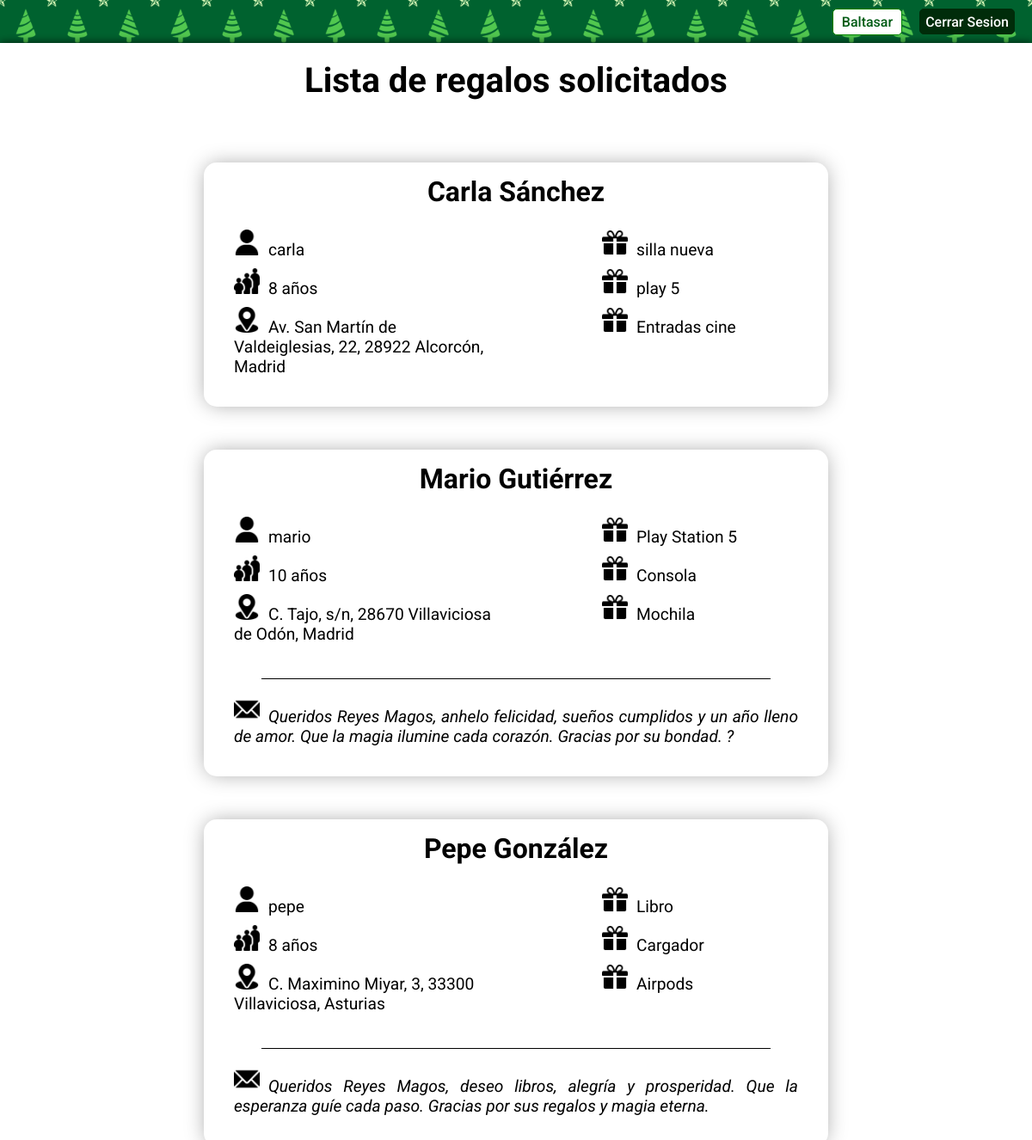
The app's page /dashboard.php (signed in) with its own data.
### tables this page shows
CREATE TABLE IF NOT EXISTS `data_users` (
  `nombre` varchar(32) NOT NULL,
  `apellidos` varchar(32) NOT NULL,
  `usuario` varchar(16) NOT NULL,
  `edad` int(11) DEFAULT NULL,
  `direccion` varchar(255) NOT NULL,
  `password` varchar(255) NOT NULL,
  `tipo` int(11) NOT NULL DEFAULT 1,
  `regalo1` char(128) DEFAULT NULL,
  `regalo2` char(128) DEFAULT NULL,
  `regalo3` char(128) DEFAULT NULL,
  `carta` char(255) DEFAULT NULL,
  PRIMARY KEY (`usuario`)
);

### dashboard.php (the view, shortened to what this page needs)
<?php
    if(isset($_SESSION["username"])) {
?>
<?php
    $servername = "localhost";
    $username = "root";
    $password = "";
    $dbname = "usuarios";
    $conn = new mysqli($servername, $username, $password, $dbname);
    $query_consultar_user = 'SELECT tipo, nombre, apellidos, regalo1, regalo2, regalo3, carta FROM data_users WHERE usuario = ? LIMIT 1;';
    $stmt = $conn->prepare($query_consultar_user);
    $stmt->bind_param('s', $_SESSION["username"]);
    $stmt->execute();
    $result_consultar_user = $stmt->get_result();
    if ($result_consultar_user && $result_consultar_user->num_rows > 0) {
        $row_consultar_user = $result_consultar_user->fetch_assoc();
        $tipo_usuario = $row_consultar_user['tipo'];
        $regalo1_existente = $row_consultar_user['regalo1'];
        if($tipo_usuario == 1){
            if($regalo1_existente === '' || $regalo1_existente === null) {
?>
<!DOCTYPE html>
<html lang="en">
<head>
    <meta charset="UTF-8">
    <meta name="viewport" content="width=device-width, initial-scale=1.0">
    <link rel="stylesheet" href="./styles/dashboard.css">
    <link rel="icon" type="image/x-icon" href="/images/favicon.png">
    <title>Carta a los reyes magos </title>
</head>
<body>
    <header>
        <p><?php echo $row_consultar_user['nombre'] . ' ' . $row_consultar_user['apellidos'];?></p>
        <form method="post" action="logout.php"><input type="submit" value="Cerrar Sesion" class="logout-button"></form>
    </header>
    <main>
        <h1>Tu carta a los reyes magos </h1>
        <form method="post" class="formulario" action="insertar_regalos.php">
            Escribe tus 3 regalos que más quieras pedir a los Reyes Magos
            <label>Regalo 1
                <input type="text" name="r1" id="r1" placeholder="Escribe tu regalo 1 aquí" required>
            </label>
            <label>Regalo 2
                <input type="text" name="r2" id="r2" placeholder="Escribe tu regalo 2 aquí" required>
            </label>
            <label>Regalo 3
                <input type="text" name="r3" id="r3" placeholder="Escribe tu regalo 3 aquí" required>
            </label>
            <label><span>Carta a los reyes magos <i>(Opcional)</i></span>
                <textarea name="carta" id="carta" maxlength="255" cols="30" rows="10" placeholder="Queridos reyes magos..."></textarea>
                <div id="textarea-count">
                    <span id="current">0</span>
                    <span id="maximum">/ 255</span>
                  </div>
            </label>
            <input type="submit" value="Pedir" class="submit-pedir">
        </form>
    </main>
    <script src="scripts/dashboard.js"></script>
</body>
</html>
<?php
    }else{
?>
    <!DOCTYPE html>
<html lang="en">
<head>
    <meta charset="UTF-8">
    <meta name="viewport" content="width=device-width, initial-scale=1.0">
    <link rel="stylesheet" href="./styles/dashboard.css">
    <link rel="icon" type="image/x-icon" href="/images/favicon.png">
    <title>Carta a los reyes magos </title>
</head>
<body>
    <header>
        <p><?php echo $row_consultar_user['nombre'] . ' ' . $row_consultar_user['apellidos'];?></p>
        <form method="post" action="logout.php"><input type="submit" value="Cerrar Sesion" class="logout-button"></form>
    </header>
    <main>
        <h1>Tu carta a los reyes magos </h1>
        <form method="post" action="insertar_regalos.php" class="formulario">
            <span class="form-title">Aquí están tus 3 regalos que has pedido a los reyes magos, ¡Feliz navidad!</span>
            <label>Regalo 1
                <input type="text" name="r1" id="r1" placeholder="Escribe tu regalo 1 aquí" required disabled
                value="<?php echo $row_consultar_user['regalo1'];?>">
            </label>
            <label>Regalo 2
                <input type="text" name="r2" id="r2" placeholder="Escribe tu regalo 2 aquí" required disabled
                value="<?php echo $row_consultar_user['regalo2'];?>">
            </label>
            <label>Regalo 3
                <input type="text" name="r3" id="r3" placeholder="Escribe tu regalo 3 aquí" required disabled value="<?php echo $row_consultar_user['regalo3'];?>">
            </label>
            <label><span>Carta a los reyes magos <i>(Opcional)</i></span>
                <textarea name="carta" id="carta" maxlength="255" cols="30" rows="10" placeholder="Queridos reyes magos..." disabled><?php echo $row_consultar_user['carta']?></textarea>
                <div id="textarea-count">
                    <span id="current">0</span>
                    <span id="maximum">/ 255</span>
                  </div>
            </label>
            <button type="button" id="boton-editar" class="submit-editar">Editar</button>
            <button type="submit" id="boton-guardar" class="submit-pedir" style="display: none;">Guardar cambios</button>
        </form>
    </main>
    <script src="./scripts/dashboard.js"></script>
</body>
</html>
<?php
            }
        }else{
?>
<!DOCTYPE html>
<html lang="en">
<head>
    <link rel="stylesheet" href="./styles/dashboard.css">
</head>
<body>
    <header>
        <p><?php echo $row_consultar_user['nombre'] . ' ' . $row_consultar_user['apellidos'];?></p>
        <form method="post" action="logout.php"><input type="submit" value="Cerrar Sesion" class="logout-button"></form>
    </header>
    <main>
        <h1>Lista de regalos solicitados</h1>
        <br>
        <br>
        <br>
        <br>
        <?php
        $query_obtener_niños = "SELECT nombre, apellidos, usuario, edad, direccion, regalo1, regalo2, regalo3, carta
        FROM data_users
        WHERE tipo = 1;";
        $result_obtener_niños = $conn->query($query_obtener_niños);
        if ($result_obtener_niños) {
            while ($row = $result_obtener_niños->fetch_assoc()) {
                $nombre = $row['nombre'];
                $apellidos = $row['apellidos'];
                $usuario = $row['usuario'];
                $edad = $row['edad'];
                $direccion = $row['direccion'];
                $regalo1 = $row['regalo1'];
                $regalo2 = $row['regalo2'];
                $regalo3 = $row['regalo3'];
                $carta = $row['carta'];
                $child_card =  '<div class="child-card">
                <h3>' . $nombre . ' ' . $apellidos . '</h3>
                <div class="data">
                    <div class="personal-data">
                        <p><img src="./images/user.png" height="20" alt="">' . $usuario . '</p>
                        <p><img src="./images/age-group.png" height="20" alt="">' . $edad . ' años</p>
                        <p><img src="./images/location.png" height="20" alt="">' . $direccion . '</p>
                    </div>
                    <div class="regalos">
                        <p><img src="./images/present.png" height="20" alt="">' . $regalo1 . '</p>
                        <p><img src="./images/present.png" height="20" alt="">' . $regalo2 . '</p>
                        <p><img src="./images/present.png" height="20" alt="">' . $regalo3 . '</p>
                    </div>';
                if($carta === null || $carta === ""){
                    $child_card .= '</div></div>';
                }else{
                    $child_card.=' </div>
                    <div class="line"></div>
                    <p class="carta"><img src="./images/mail.png" height="20" alt="">' . $carta . '</p>
                </div>';
                }
                echo $child_card;
             }
        }
        ?>
    </main>
</body>
</html>
<?php
}
}
    } else {
        header('location: login.php');
    }
?>

### styles/dashboard.css (style rules this page uses)
* { margin: 0; }
body { background-image: url('../images/navidad.jpg'); background-size: cover; }
header { width: 100%; height: 50px; background-image: url('../images/christmas-texture.jpg'); background-size: 15%; box-shadow: 0px 0px 10px 0px rgba(0,0,0,0.75); display: flex; justify-content: right; align-items: center; padding: 0 20px; box-sizing: border-box; }
.logout-button { height: 30px; background-color: rgb(0, 44, 10); color: #fff; border: 1px solid rgb(0, 44, 10); border-radius: 5px; cursor: pointer; font-family: Roboto; font-size: 1rem; font-weight: 500; }
header p { font-family: Roboto; font-size: 1rem; font-weight: 500; margin-right: 20px; color: rgb(0, 92, 21); border: 1px solid green; padding: 5px 10px; background-color: white; border-radius: 5px; -webkit-border-radius: 5px; -moz-border-radius: 5px; -ms-border-radius: 5px; -o-border-radius: 5px; }
main { background-color: #fff; box-shadow: 0px 0px 10px 0px rgba(0,0,0,0.75); box-sizing: border-box; padding: 20px; height: calc(100vh-50px); }
h1 { font-family: Roboto; font-size: 2.5rem; text-align: center; }
.child-card { width: 60%; font-family: Roboto; font-size: 1.2rem; font-weight: 400; border-radius: 15px; padding: 15px; -webkit-border-radius: 15px; -moz-border-radius: 15px; -ms-border-radius: 15px; -o-border-radius: 15px; margin: 0 auto; -webkit-box-shadow: 0px 0px 25px -3px rgba(0,0,0,0.75); -moz-box-shadow: 0px 0px 25px -3px rgba(0,0,0,0.75); box-shadow: 0px 0px 25px -3px rgba(0, 0, 0, 0.378); margin-bottom: 50px; }
.child-card h3 { font-size: 2rem; font-family: Roboto; text-transform: capitalize; text-align: center; margin-bottom: 5px; }
.data { display: flex; flex-wrap: wrap; height: 100%; }
.personal-data { width: 50%; height: 100%; display: flex; flex-direction: column; justify-content: space-around; align-items: left; gap: 10px; padding: 20px; box-sizing: border-box; }
.regalos { width: 50%; height: 100%; display: flex; flex-direction: column; justify-content: space-around; align-items: left; gap: 10px; padding: 20px 20px 20px 100px; box-sizing: border-box; }
.personal-data p img, .regalos p img, .carta img { width: 30px; height: 30px; margin-right: 10px; }
.carta { font-style: italic; text-align: justify; box-sizing: border-box; padding: 20px; }
.line { width: 85%; height: 1px; background-color: rgb(0, 0, 0); margin: 20px auto 0px; }

### records on screen
data_users: nombre "Baltasar"
data_users: nombre "Carla", apellidos "Sánchez", usuario "carla", edad "8", direccion "Av. San Martín de Valdeiglesias, 22, 28922 Alcorcón, Madrid", regalo1 "silla nueva", regalo2 "play 5", regalo3 "Entradas cine"
data_users: nombre "Mario", apellidos "Gutiérrez", usuario "mario", edad "10", direccion "C. Tajo, s/n, 28670 Villaviciosa de Odón, Madrid", regalo1 "Play Station 5", regalo2 "Consola", regalo3 "Mochila", carta "Queridos Reyes Magos, anhelo felicidad, sueños cumplidos y un año lleno de amor. Que la magia ilumine cada corazón. Gracias por su bondad. ?"
data_users: nombre "Pepe", apellidos "González", usuario "pepe", edad "8", direccion "C. Maximino Miyar, 3, 33300 Villaviciosa, Asturias", regalo1 "Libro", regalo2 "Cargador", regalo3 "Airpods", carta "Queridos Reyes Magos, deseo libros, alegría y prosperidad. Que la esperanza guíe cada paso. Gracias por sus regalos y magia eterna."
